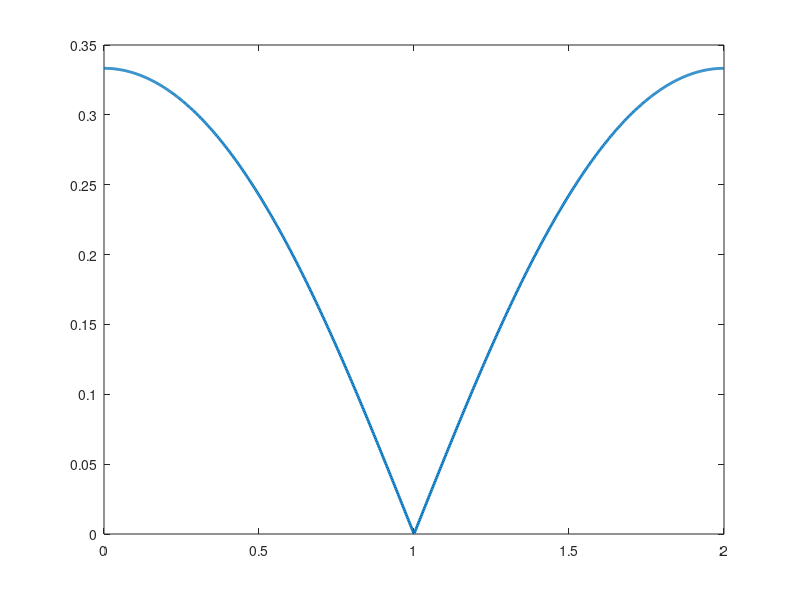

Reproduce this figure in MATLAB. (Note: this script raises an error after producing the figure.)
%% Write a MATLAB program to determine the percent fractional bandwidth of a single-section quarter-wave transformer network where the maximum acceptable SWR is Sm.

Z0 = 50;
ZL = 100;
f0 = 2e9;
Sm = 1.5;
Zq = sqrt(Z0*ZL);
Gamma_max = (Sm-1)/(Sm+1);
f_over_f0 = linspace(0, 2, 1000);
Gamma = zeros(size(f_over_f0));
f_min = NaN;
f_max = NaN;

for i=1:length(f_over_f0)
    f = f_over_f0(i)*f0;
    beta_l = pi/2 * f_over_f0(i);
    Zin = Zq * (ZL+1j*Zq*tan(beta_l))/(Zq+1j*ZL*tan(beta_l));
    Gamma(i) = abs((Zin-Z0)/(Zin+Z0));
end
acceptable_range = (Gamma <= Gamma_max);

if any(acceptable_range)
    f_min = f0 * f_over_f0(find(acceptable_range, 1, 'first'));
    f_max = f0 * f_over_f0(find(acceptable_range, 1, 'last'));
    bandwidth = (f_max - f_min) / f0 * 100;
    fprintf('Percent Fractional Bandwidth: %.2f%%\n', bandwidth);
else
    fprintf('No acceptable bandwidth found within the normalized frequency range.\n');
end
figure;
plot(f_over_f0, Gamma, 'LineWidth', 2);
hold on;
yline(Gamma_max, 'r--', 'Maximum Acceptable Reflection Coefficient', 'Linewidth', 2);
xlabel('Normalized Frequency f/f_0');
ylabel('Magnitude of Reflection Coefficient |\Gamma|');
title('Reflection Coefficient vs. Normalized Frequency for Quarter-Wave Transformer');
grid on;
legend('Reflection Coefficient','Max Acceptable Reflection Coefficient');
hold off;